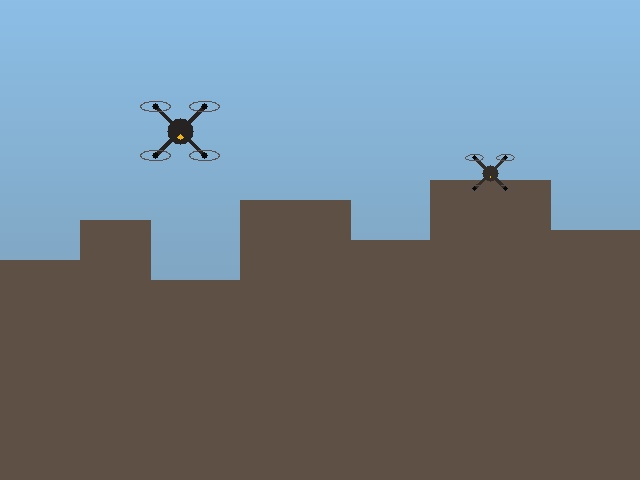
#> input picture drone-threat-trainer/data/images/test_drone_day.jpg, 640 x 480 px
$ python -i frame_preprocessor.py   (imports and definitions only)
#> lines starting #> are read from the running program, lines starting #| are printed output that depends on the picture
#> further down, picture is the input picture: shape (480, 640, 3); mean B, G, R 137, 126.4, 112.8
"""
Frame Preprocessor Module for AI Detection Pipeline.
Handles frame validation, dimension normalization, aspect-ratio letterboxing,
and illumination enhancement for low-light / degraded conditions.
"""

from dataclasses import dataclass
from typing import Tuple, Optional
import cv2
import numpy as np


@dataclass
class PreprocessingMeta:
    """Metadata to map coordinates back to the original frame."""
    original_height: int
    original_width: int
    target_height: int
    target_width: int
    scale_factor: float
    pad_top: int
    pad_left: int


class FramePreprocessor:
    """Preprocesses input video frames for YOLO inference."""

    def __init__(
        self,
        target_width: int = 640,
        target_height: int = 640,
        apply_clahe: bool = False,
        preserve_aspect_ratio: bool = True
    ) -> None:
        self.target_width = target_width
        self.target_height = target_height
        self.apply_clahe = apply_clahe
        self.preserve_aspect_ratio = preserve_aspect_ratio

        # CLAHE (Contrast Limited Adaptive Histogram Equalization) for night/low-light
        self._clahe = cv2.createCLAHE(clipLimit=2.0, tileGridSize=(8, 8))

    # [11 lines left out: function validate_frame, not called in this run]

    def enhance_contrast(self, frame: np.ndarray) -> np.ndarray:
        """Enhances contrast in the luminance channel (LAB color space) for low-light conditions."""
        lab = cv2.cvtColor(frame, cv2.COLOR_BGR2LAB)
#> lab: shape (480, 640, 3); mean of channels 0, 1, 2 132.7, 127.2, 122.3
        l_channel, a_channel, b_channel = cv2.split(lab)
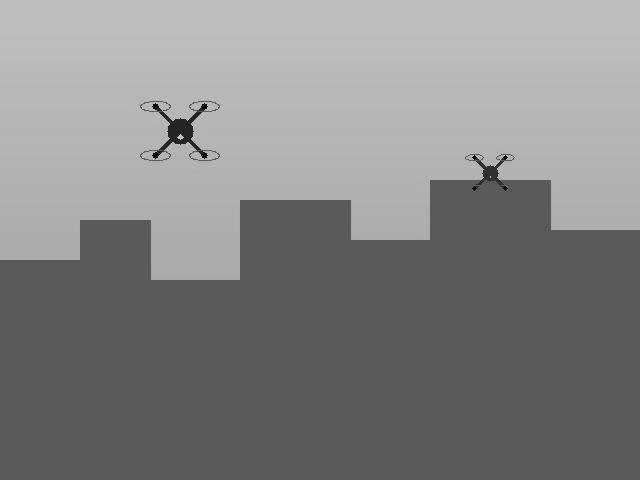
#> l_channel: shape (480, 640); min 5, max 198, mean 132.7
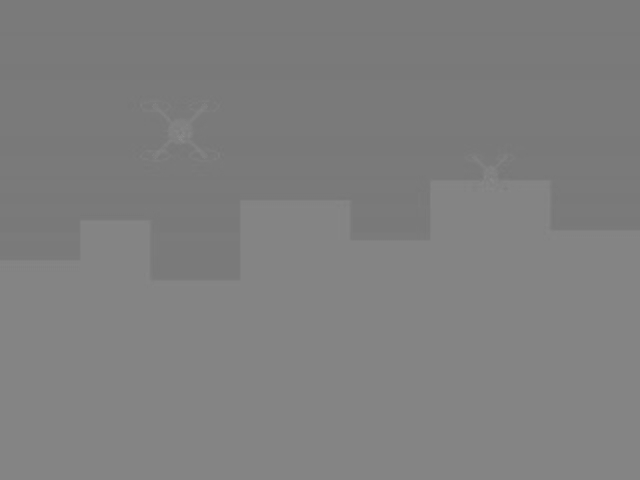
#> a_channel: shape (480, 640); min 119, max 141, mean 127.2
        enhanced_l = self._clahe.apply(l_channel)
        merged_lab = cv2.merge((enhanced_l, a_channel, b_channel))
#> merged_lab: shape (480, 640, 3); mean of channels 0, 1, 2 134.7, 127.2, 122.3
        return cv2.cvtColor(merged_lab, cv2.COLOR_LAB2BGR)

    # [91 lines left out: functions letterbox, preprocess, map_box_to_original, not called in this run]

>>> import cv2
>>> picture = cv2.imread('../../data/images/test_drone_day.jpg')
>>> result = FramePreprocessor().enhance_contrast(picture)
